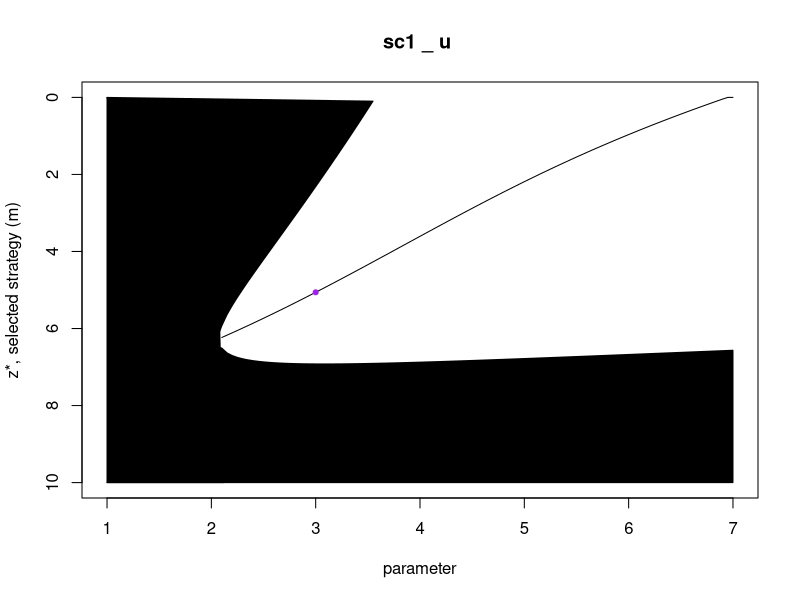
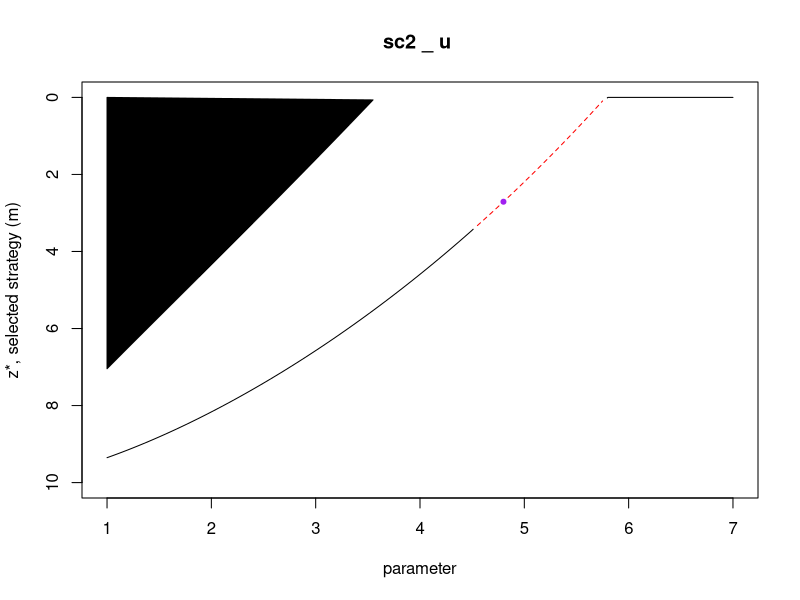
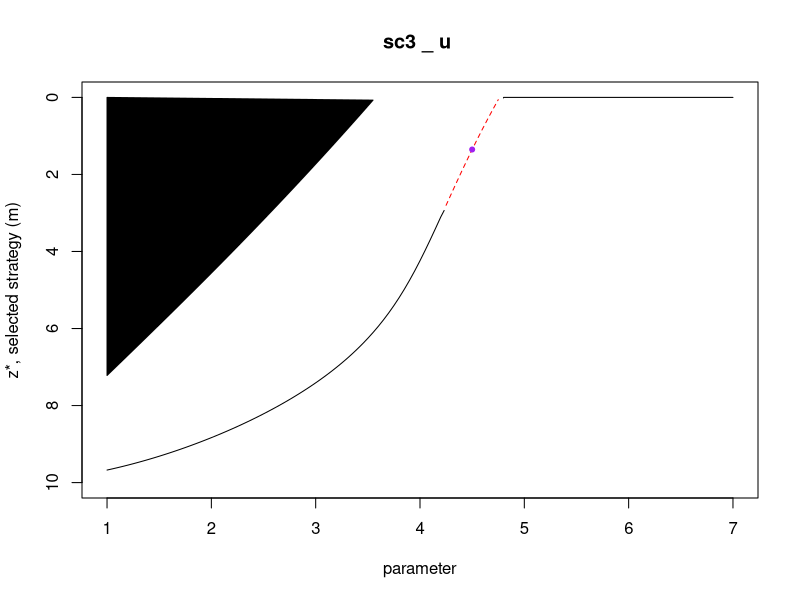

Write the R code that produced these figures, in order.
#Scripts used to make the E3-diagrams
#Requires output from the Mathematica file "Model analysis"

#Graphical choices------------------------------------------------------------------------------
#Colors chosen each strategies
un.col = "black" #unfeasible
br.col = "red" #color for branching
css.col = "black" #color for CSS
rep.col = "black" #color for repellor
ge.col = "black" #color for garden of Eden

lty.css = 1 #line type for CSS
lty.br = 2 #line type for branching
lty.rep = 3 #line type for repellor
lty.ge = 3 #line type for garden of eden

#Base functions---------------------------------------------------------------------------------------

make.E3.diagram <- function(result, parameter, title){
  "creates the base 2D diagram 
  result : the dataset 
  parameter : the parameter with respect to which is drawn the E3 plot
  title : the title given to the figure"
  plot(NULL, xlim=c(min(parameter),max(parameter)), ylim=c(10,0), xlab="parameter", ylab="z*, selected strategy (m)", main=title)
  lines(parameter[which(result$type=="CSS"|result$type=="No ES")], result$ES[which(result$type=="CSS"|result$type=="No ES")], col=css.col, lty=lty.css)
  lines(parameter[which(result$type=="Branching point")], result$ES[which(result$type=="Branching point")], col="white", lwd=10)
  lines(parameter[which(result$type=="Branching point")], result$ES[which(result$type=="Branching point")], col=br.col, lty=lty.br)
  lines(parameter[which(result$type=="Repellor")], result$ES[which(result$type=="Repellor")], col=rep.col, lty=lty.rep)
  lines(parameter[which(result$type=="Garden of Eden")], result$ES[which(result$type=="Garden of Eden")], col=ge.col, lty=lty.ge)

  polygon(c(parameter[which(result$zmin>0)],min(parameter)), c(result$zmin[which(result$zmin>0)],0), col=un.col)
  if(length(parameter[which(result$zmax<10)])>0){ 
  polygon(c(parameter[which(result$zmax<10)],max(parameter),min(parameter)),c(result$zmax[which(result$zmax<10)],10,10), col=un.col)
    }
  }

#b=0;p=0, w=0.3 ----------------------------------------------------------------------------------------------
result <- read.csv("../data/evolution_scenario1.txt", header=TRUE, comment.char="#")
colnames(result) <- c("u","w","zmin","zmax", "ES", "type")
result <-result[which(result$w==0.3),]
make.E3.diagram(result,result$u,"sc1 _ u ")
polygon(c(1,2.08,2.12,1),c(0,6,10,10), col=1)
points(3, result$ES[which(result$u==3)], col="purple", pch=20)

#b=1;p=0, w=0.1 ----------------------------------------------------------------------------------------------
result <- read.csv("../data/evolution_scenario2.txt", header=TRUE, comment.char="#")
colnames(result) <- c("u","w","zmin","zmax", "ES", "type")
result <-result[which(result$w==0.1),]
make.E3.diagram(result,result$u,"sc2 _ u ")
points(4.8, result$ES[which(result$u==4.8)], col="purple", pch=20)


#b1;p=0.5, w=0.15 ------------------------------------------------------------------------------------------
result <- read.csv("../data/evolution_scenario3.txt", header=TRUE, comment.char="#")
colnames(result) <- c("u","w","zmin","zmax", "ES", "type")
result <-result[which(result$w==0.15),]

make.E3.diagram(result,result$u,"sc3 _ u ")
points(4.5, result$ES[which(result$u==4.5)], col="purple", pch=20)
